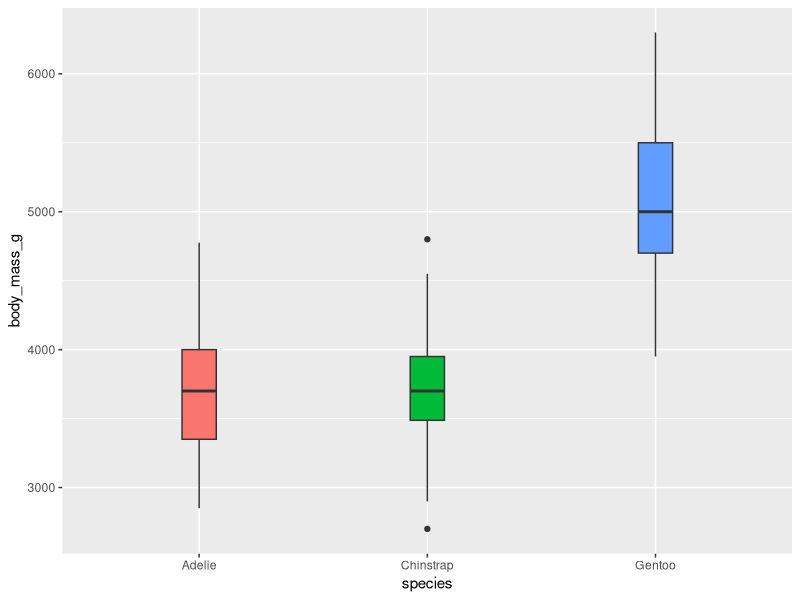
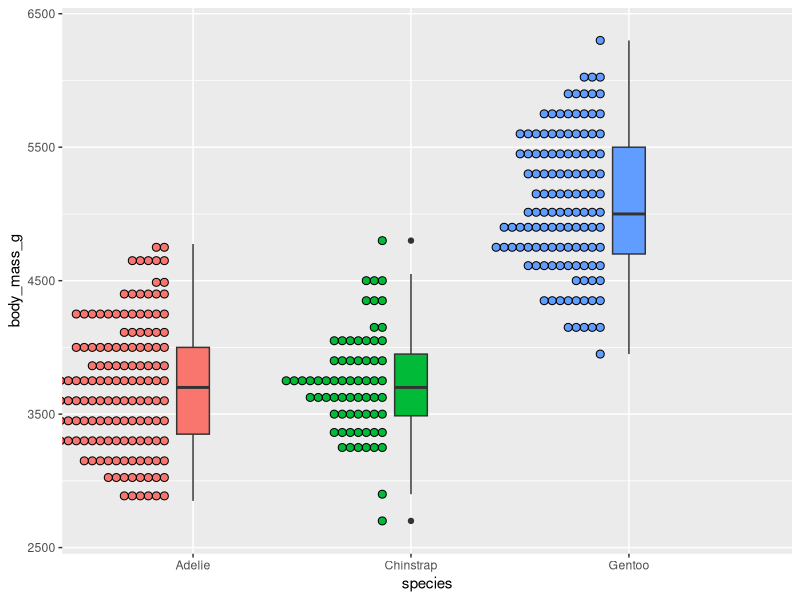
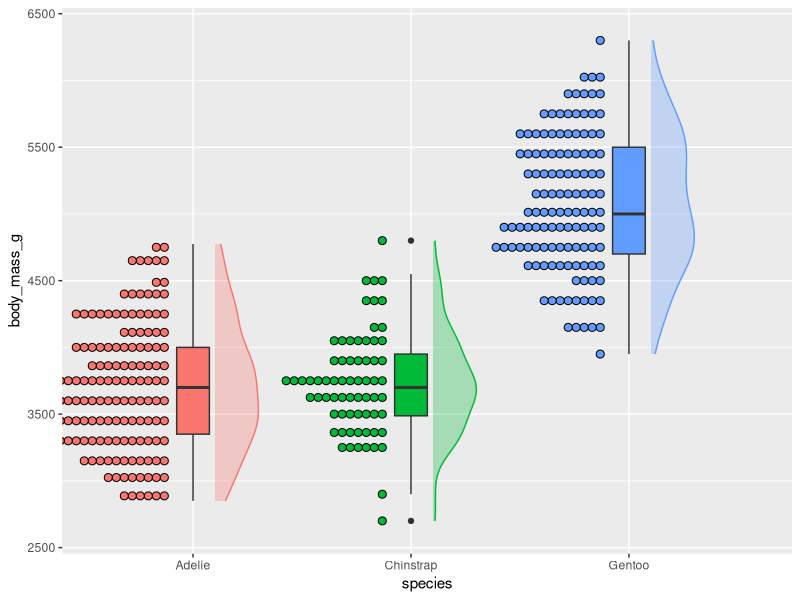
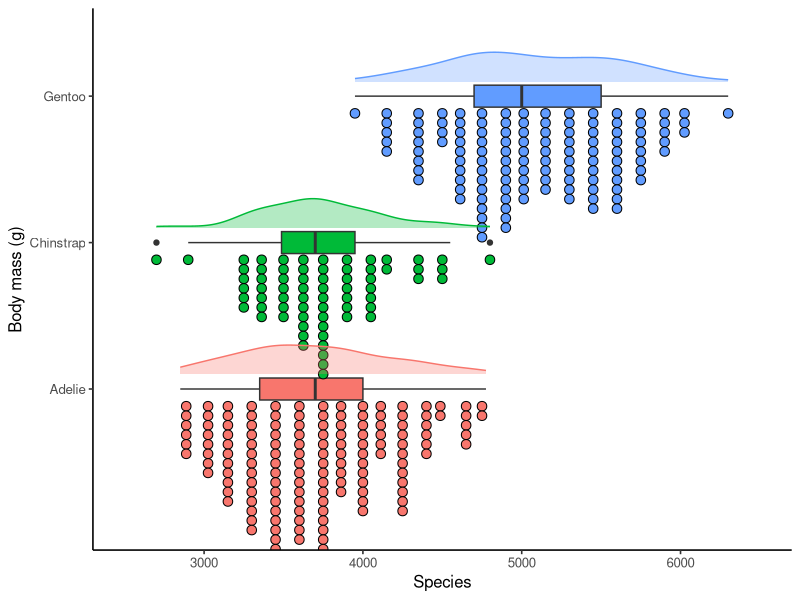

Generate these figures, in order, with R:
## ---- chunk 1
knitr::opts_chunk$set(message = F, 
                      error = F, 
                      warning = F,
                      fig.align = "center")

## ---- chunk 2
library(tidyverse)
library(palmerpenguins)

P_box <- penguins %>% 
  ggplot() + 
  geom_boxplot(aes(x = species, fill = species, y = body_mass_g), 
               width = 0.15,
               show.legend = F)

P_box

## ---- chunk 3
P_box_dot <- P_box +
  geom_dotplot(aes(x = species, fill = species, y = body_mass_g),
               binaxis = "y",
               stackratio = -1,
               position = position_nudge(x = -0.15),
               dotsize = 0.5,
               show.legend = F)

P_box_dot

## ---- chunk 4
P_box_dot_density <- P_box_dot + 
  geom_ribbon(aes(xmin = after_stat(group),
                  xmax = after_stat(group + ndensity*0.2),
                  y = body_mass_g,
                  colour = species, fill = after_scale(alpha(colour, 0.3))),
              stat = "density", 
              outline.type = "upper",
              position = position_nudge(x = 0.1),  # shift the density curves to the right of the boxes
              trim = T,  # truncate the long tails
              show.legend = F)

P_box_dot_density 

## ---- chunk 5
P_raincloud <- P_box_dot_density + 
  labs(x = "Body mass (g)", y = "Species") +
  coord_flip(x = c(0.5, 3), y = c(2500, 6500)) + 
  theme_classic(base_size = 12)

P_raincloud 

